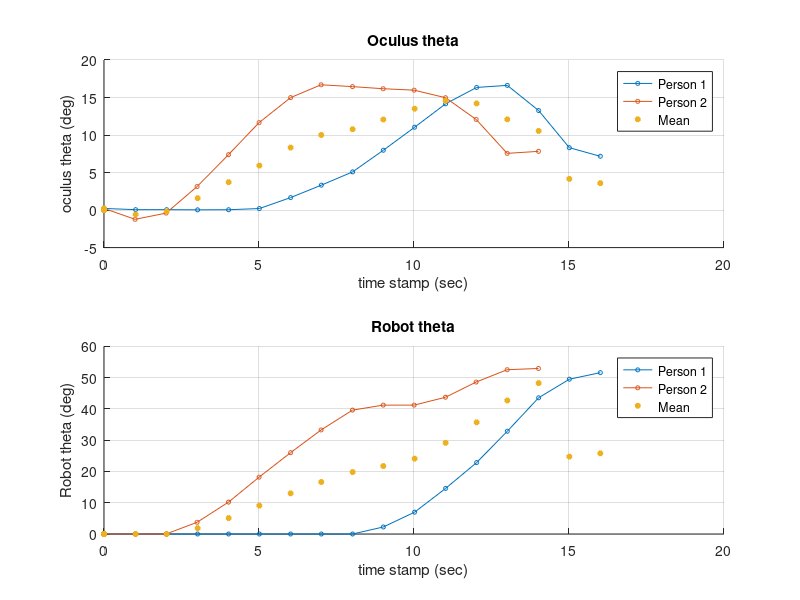
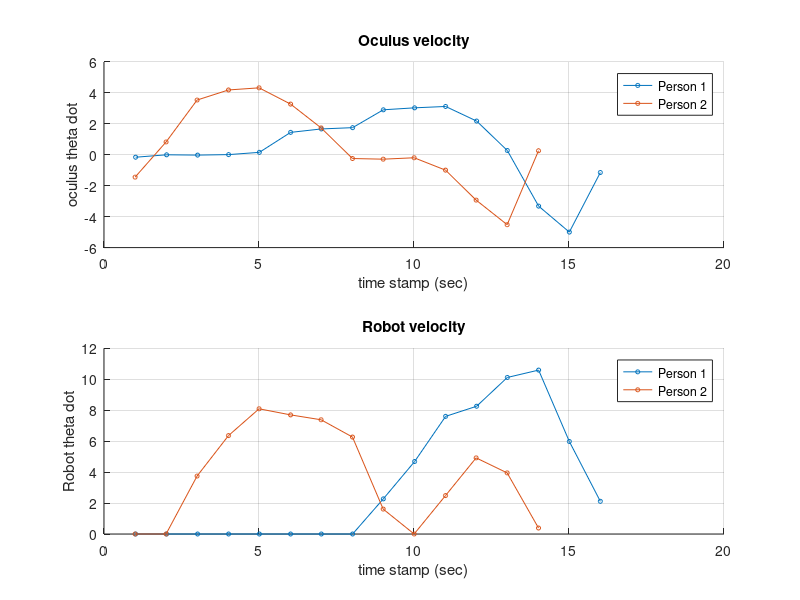
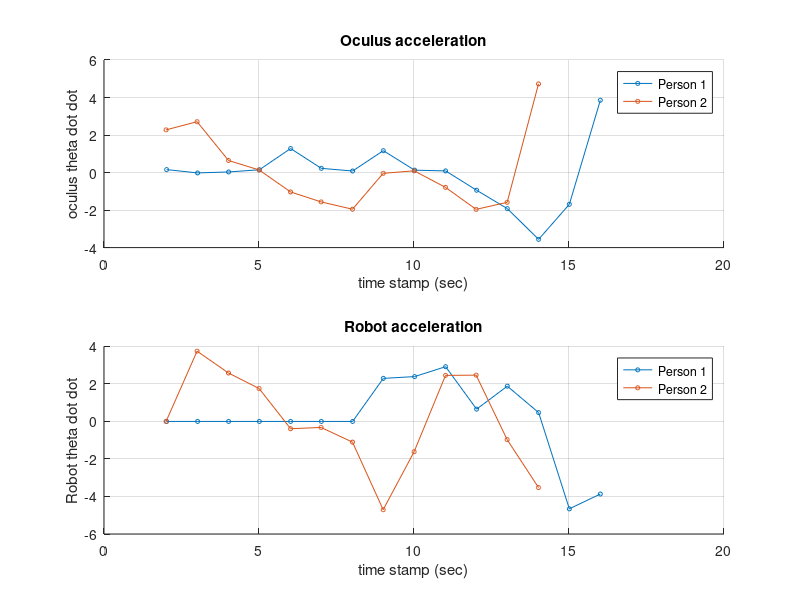
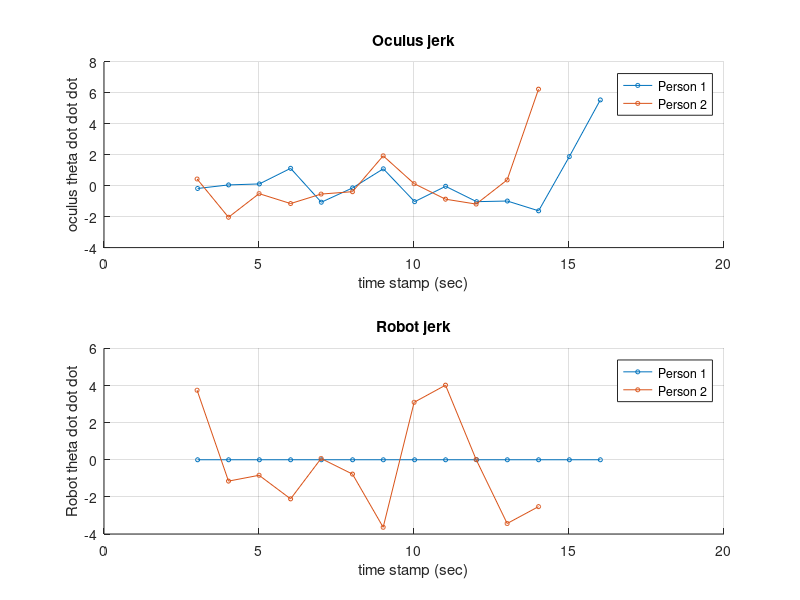

MATLAB code to generate these figures, in order:
clc;
close all;
clear all;
%%
oculus_data=load('oculus.txt','-ascii');
person_thetas_o=zeros(10,1000);
person_t_o=zeros(10,1000);
oculus_theta=(oculus_data(:,end)-40.3);%because main camera in unity has offset
t_stamp_o=oculus_data(:,1);
k = find(~t_stamp_o);

subplot(2,1,1);
hold on
grid on
for i=1:size(k,1)
    if i~=size(k,1)
        person_thetas_o(i,1:size(oculus_theta(k(i):k(i+1)-1)))=oculus_theta(k(i):k(i+1)-1)';
        person_t_o(i,1:size(t_stamp_o(k(i):k(i+1)-1)))=t_stamp_o(k(i):k(i+1)-1)';
        plot(t_stamp_o(k(i):k(i+1)-1),person_thetas_o(i,1:size(oculus_theta(k(i):k(i+1)-1))),'-o','markersize',3)
    else
        person_thetas_o(i,1:size(oculus_theta(k(i):end)))=oculus_theta(k(i):end)';
        person_t_o(i,1:size(t_stamp_o(k(i):end)))=t_stamp_o(k(i):end)';
        plot(t_stamp_o(k(i):end),person_thetas_o(i,1:size(oculus_theta(k(i):end))),'-o','markersize',3)
    end
    legendInfo_o{i} = ['Person ' num2str(i)];
end
mean_thetas_o=mean(person_thetas_o(1:size(k,1),:));
standard_dev_o=std(person_thetas_o(1:size(k,1),:));
plot(person_t_o(1,:),mean_thetas_o,'*','LineWidth',2,'markersize',4)
legendInfo_o{i+1} = 'Mean';

legend(legendInfo_o);

title('Oculus theta');
xlabel('time stamp (sec)');
ylabel('oculus theta (deg)');

robot_data=load('robot.txt','-ascii');
robot_theta=robot_data(:,end);
t_stamp_r=robot_data(:,1);
person_thetas_r=zeros(10,1000);
person_t_r=zeros(10,1000);
subplot(2,1,2);
hold on
grid on
for i=1:size(k,1) 
    if i~=size(k,1)
        person_thetas_r(i,1:size(robot_theta(k(i):k(i+1)-1)))=robot_theta(k(i):k(i+1)-1)';
        person_t_r(i,1:size(t_stamp_r(k(i):k(i+1)-1)))=t_stamp_r(k(i):k(i+1)-1)';
        plot(t_stamp_r(k(i):k(i+1)-1),person_thetas_r(i,1:size(robot_theta(k(i):k(i+1)-1))),'-o','markersize',3)
    else
        person_thetas_r(i,1:size(robot_theta(k(i):end)))=robot_theta(k(i):end)';
        person_t_r(i,1:size(t_stamp_r(k(i):end)))=t_stamp_r(k(i):end)';
        plot(t_stamp_r(k(i):end),person_thetas_r(i,1:size(robot_theta(k(i):end))),'-o','markersize',3)
    end
    legendInfo_r{i} = ['Person ' num2str(i)];
end
mean_thetas_r=mean(person_thetas_r(1:size(k,1),:));
plot(person_t_r(1,:),mean_thetas_r,'*','LineWidth',2,'markersize',4)
legendInfo_r{i+1} = 'Mean';
legend(legendInfo_r);
title('Robot theta');
xlabel('time stamp (sec)');
ylabel('Robot theta (deg)');

%%
%%
%theta dot
figure;
person_thetas_dot_o=zeros(10,1000);
subplot(2,1,1);
hold on
grid on
for i=1:size(k,1)
        if i~=size(k,1)
                oculus_theta_dot=diff(oculus_theta(k(i):k(i+1)-1))./diff(t_stamp_o(k(i):k(i+1)-1));
                person_thetas_dot_o(i,1:size(oculus_theta_dot))=oculus_theta_dot';
                plot(t_stamp_o(k(i)+1:k(i+1)-1),person_thetas_dot_o(i,1:size(oculus_theta_dot)),'-o','markersize',3)
        else
                oculus_theta_dot=diff(oculus_theta(k(i):end))./diff(t_stamp_o(k(i):end));
                person_thetas_dot_o(i,1:size(oculus_theta_dot))=oculus_theta_dot';
                plot(t_stamp_o(k(i)+1:end),person_thetas_dot_o(i,1:size(oculus_theta_dot)),'-o','markersize',3) 
        end
        
 
        legendInfo_o1{i} = ['Person ' num2str(i)];
end

legend(legendInfo_o1);

title('Oculus velocity');
xlabel('time stamp (sec)');
ylabel('oculus theta dot');

person_thetas_dot_r=zeros(10,1000);
subplot(2,1,2);
hold on
grid on
for i=1:size(k,1)
        if i~=size(k,1)
                robot_theta_dot=diff(robot_theta(k(i):k(i+1)-1))./diff(t_stamp_r(k(i):k(i+1)-1));
                person_thetas_dot_r(i,1:size(robot_theta_dot))=robot_theta_dot';
                plot(t_stamp_r(k(i)+1:k(i+1)-1),person_thetas_dot_r(i,1:size(robot_theta_dot)),'-o','markersize',3)
        else
                robot_theta_dot=diff(robot_theta(k(i):end))./diff(t_stamp_r(k(i):end));
                person_thetas_dot_r(i,1:size(robot_theta_dot))=robot_theta_dot';
                plot(t_stamp_r(k(i)+1:end),person_thetas_dot_r(i,1:size(robot_theta_dot)),'-o','markersize',3)
        end
        
 
        legendInfo_r1{i} = ['Person ' num2str(i)];
end

legend(legendInfo_r1);

title('Robot velocity');
xlabel('time stamp (sec)');
ylabel('Robot theta dot');

%%
%theta dot dot
figure;
person_thetas_dot_dot_o=zeros(10,1000);
subplot(2,1,1);
hold on
grid on
for i=1:size(k,1)
        if i~=size(k,1)
                oculus_theta_dot_dot=diff(person_thetas_dot_o(i,1:size(oculus_theta(k(i):k(i+1)-1))-1)')./diff(t_stamp_o(k(i)+1:k(i+1)-1));
                person_thetas_dot_dot_o(i,1:size(oculus_theta_dot_dot))=oculus_theta_dot_dot';
                plot(t_stamp_o(k(i)+2:k(i+1)-1),person_thetas_dot_dot_o(i,1:size(oculus_theta_dot_dot)),'-o','markersize',3)
        else
                oculus_theta_dot_dot=diff(person_thetas_dot_o(i,1:size(oculus_theta(k(i):end))-1)')./diff(t_stamp_o(k(i)+1:end));
                person_thetas_dot_dot_o(i,1:size(oculus_theta_dot_dot))=oculus_theta_dot_dot';
                plot(t_stamp_o(k(i)+2:end),person_thetas_dot_dot_o(i,1:size(oculus_theta_dot_dot)),'-o','markersize',3)
        end
        
 
        legendInfo_o1{i} = ['Person ' num2str(i)];
end

legend(legendInfo_o1);

title('Oculus acceleration');
xlabel('time stamp (sec)');
ylabel('oculus theta dot dot');

person_thetas_dot_dot_r=zeros(10,1000);
subplot(2,1,2);
hold on
grid on
for i=1:size(k,1)
        if i~=size(k,1)
                robot_theta_dot_dot=diff(person_thetas_dot_r(i,1:size(robot_theta(k(i):k(i+1)-1))-1)')./diff(t_stamp_r(k(i)+1:k(i+1)-1));
                person_thetas_dot_dot_r(i,1:size(robot_theta_dot_dot))=robot_theta_dot_dot';
                plot(t_stamp_r(k(i)+2:k(i+1)-1),person_thetas_dot_dot_r(i,1:size(robot_theta_dot_dot)),'-o','markersize',3)
        else
                robot_theta_dot_dot=diff(person_thetas_dot_r(i,1:size(robot_theta(k(i):end))-1)')./diff(t_stamp_r(k(i)+1:end));
                person_thetas_dot_dot_r(i,1:size(robot_theta_dot_dot))=robot_theta_dot_dot';
                plot(t_stamp_r(k(i)+2:end),person_thetas_dot_dot_r(i,1:size(robot_theta_dot_dot)),'-o','markersize',3)
        end
        
 
        legendInfo_r1{i} = ['Person ' num2str(i)];
end

legend(legendInfo_r1);

title('Robot acceleration');
xlabel('time stamp (sec)');
ylabel('Robot theta dot dot');

%%
%theta dot dot dot
figure;
person_thetas_dot_dot_dot_o=zeros(10,1000);
subplot(2,1,1);
hold on
grid on
for i=1:size(k,1)
        if i~=size(k,1)
                oculus_theta_dot_dot_dot=diff(person_thetas_dot_dot_o(i,1:size(oculus_theta(k(i):k(i+1)-1))-2)')./diff(t_stamp_o(k(i)+2:k(i+1)-1));
                person_thetas_dot_dot_dot_o(i,1:size(oculus_theta_dot_dot_dot))=oculus_theta_dot_dot_dot';
                plot(t_stamp_o(k(i)+3:k(i+1)-1),person_thetas_dot_dot_dot_o(i,1:size(oculus_theta_dot_dot_dot)),'-o','markersize',3)
        else
                oculus_theta_dot_dot_dot=diff(person_thetas_dot_dot_o(i,1:size(oculus_theta(k(i):end))-2)')./diff(t_stamp_o(k(i)+2:end));
                person_thetas_dot_dot_dot_o(i,1:size(oculus_theta_dot_dot_dot))=oculus_theta_dot_dot_dot';
                plot(t_stamp_o(k(i)+3:end),person_thetas_dot_dot_dot_o(i,1:size(oculus_theta_dot_dot_dot)),'-o','markersize',3)
        end
        
 
        legendInfo_o11{i} = ['Person ' num2str(i)];
end

legend(legendInfo_o11);

title('Oculus jerk');
xlabel('time stamp (sec)');
ylabel('oculus theta dot dot dot');

person_thetas_dot_dot_dot_r=zeros(10,1000);
subplot(2,1,2);
hold on
grid on
for i=1:size(k,1)
        if i~=size(k,1)
                robot_theta_dot_dot_dot=diff(person_thetas_dot_dot_r(i,1:size(robot_theta(k(i):k(i+1)-1))-2)')./diff(t_stamp_r(k(i)+2:k(i+1)-1));
                person_thetas_dot_dotdot__r(i,1:size(robot_theta_dot_dot_dot))=robot_theta_dot_dot_dot';
                plot(t_stamp_r(k(i)+3:k(i+1)-1),person_thetas_dot_dot_dot_r(i,1:size(robot_theta_dot_dot_dot)),'-o','markersize',3)
        else
                robot_theta_dot_dot_dot=diff(person_thetas_dot_dot_r(i,1:size(robot_theta(k(i):end))-2)')./diff(t_stamp_r(k(i)+2:end));
                person_thetas_dot_dot_dot_r(i,1:size(robot_theta_dot_dot_dot))=robot_theta_dot_dot_dot';
                plot(t_stamp_r(k(i)+3:end),person_thetas_dot_dot_dot_r(i,1:size(robot_theta_dot_dot_dot)),'-o','markersize',3)
        end
        
 
        legendInfo_r11{i} = ['Person ' num2str(i)];
end

legend(legendInfo_r11);

title('Robot jerk');
xlabel('time stamp (sec)');
ylabel('Robot theta dot dot dot');